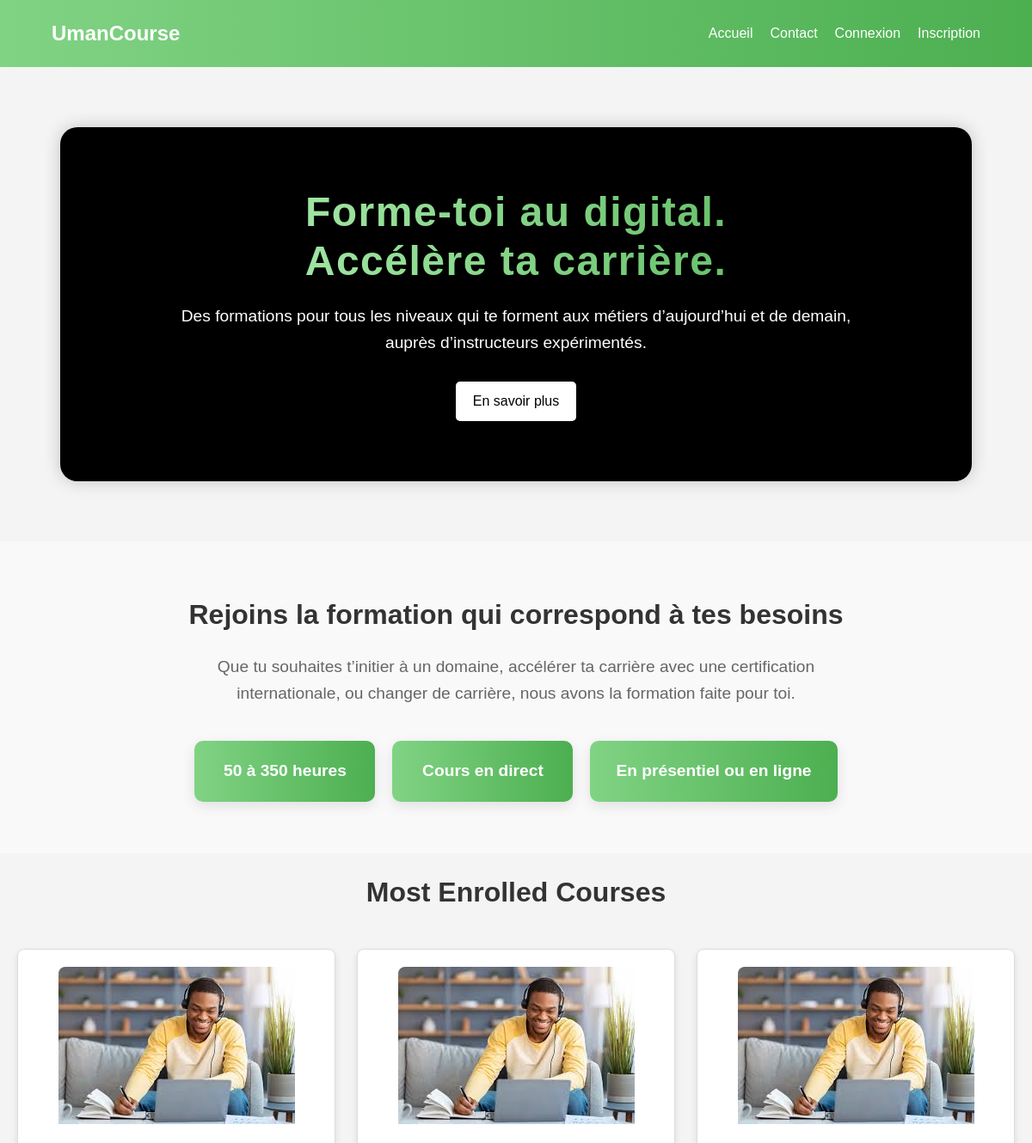
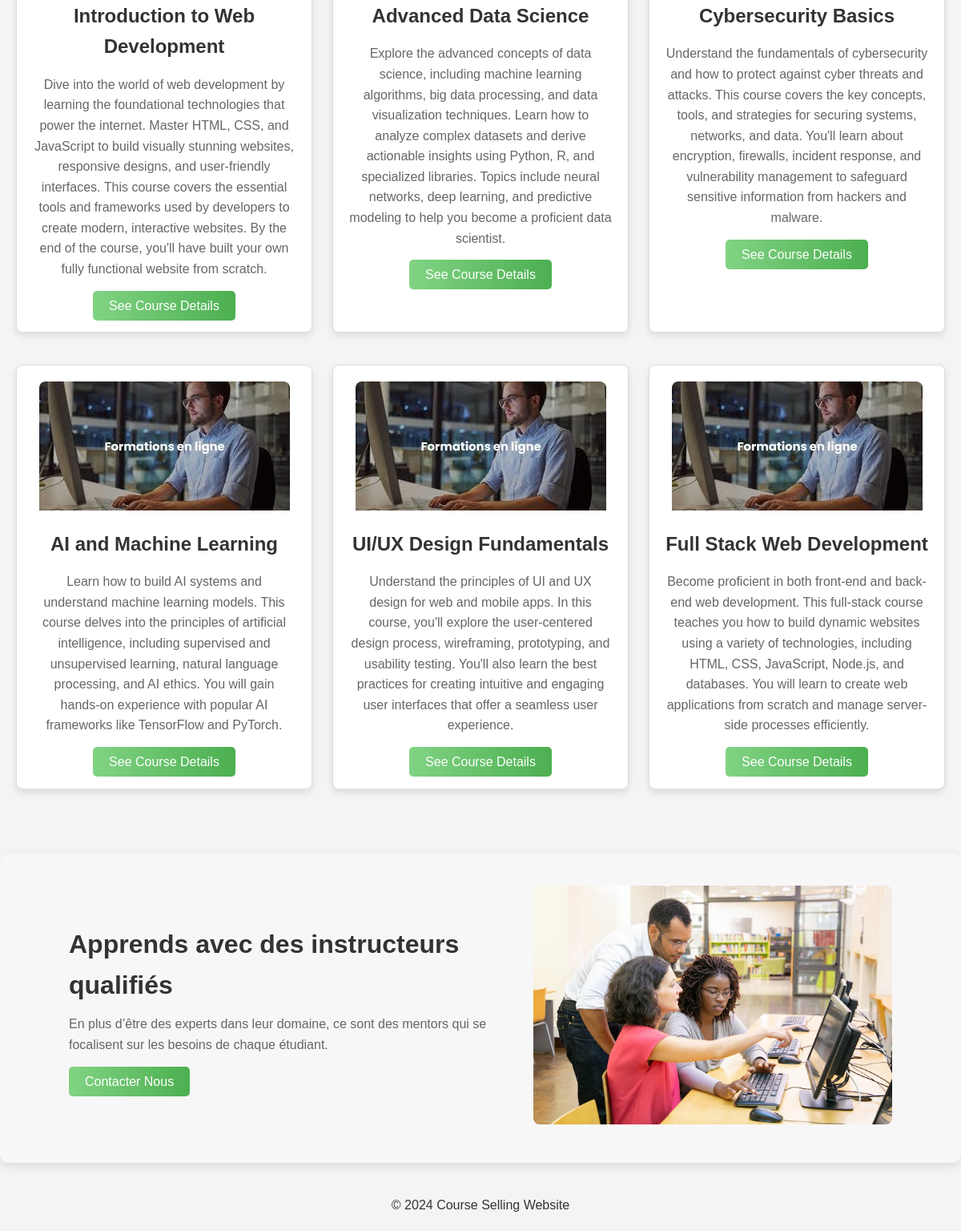
The page /public/landing.php on the database its author committed (2 pictures, top to bottom).
### tables this page shows
CREATE TABLE `courses` (
  `id` int NOT NULL,
  `course_name` varchar(255) NOT NULL,
  `course_description` text,
  `instructor_id` int DEFAULT NULL,
  `path` varchar(255) NOT NULL
);

### app/controllers/CoursesController.php (called while the page is built, shortened)
<?php
require_once '../app/models/Course.php';
class CourseController {
    private $courseModel;
    public function __construct() {
        global $conn;
        $this->courseModel = new Course($conn);
    }
    public function index() {
        $courses = $this->courseModel->getCourses();
        return $courses;
    }
}

### app/models/Course.php (called while the page is built, shortened)
<?php
class Course {
    private $conn;
    public function __construct($db) {
        $this->conn = $db;
    }
    public function getCourses() {
        $sql = "SELECT * FROM courses";
        $result = $this->conn->query($sql);
        if ($result->num_rows > 0) {
            $courses = $result->fetch_all(MYSQLI_ASSOC);
            return $courses;
        } else {
            echo "No courses found in the database.<br>";
            return [];
        }
    }
}

### public/landing.php (the view, shortened to what this page needs)
<?php include 'navbar.php'; ?>
<?php
require_once '../app/controllers/CoursesController.php';
$controller = new CourseController();
$courses=$controller->index();
?>
<!DOCTYPE html>
<html lang="en">
<head>
    <link rel="stylesheet" href="style/landing.css">
</head>
<body>
    <section class="hero">
        <div class="container">
            <h1>Forme-toi au digital. <br> Accélère ta carrière.</h1>
            <p>Des formations pour tous les niveaux qui te forment aux métiers d’aujourd’hui et de demain, <br> auprès d’instructeurs expérimentés.</p>
            <a href="#courses" class="btn">En savoir plus</a>
        </div>
    </section>
    <section class="info">
    <div class="container">
        <h2>Rejoins la formation qui correspond à tes besoins</h2>
        <p>Que tu souhaites t’initier à un domaine, accélérer ta carrière avec une certification internationale, ou changer de carrière, nous avons la formation faite pour toi.</p>
        <div class="info-highlights">
            <div class="highlight">50 à 350 heures</div>
            <div class="highlight">Cours en direct</div>
            <div class="highlight">En présentiel ou en ligne</div>
        </div>
    </div>
    </section>
    <?php
    if (isset($courses) && count($courses) > 0): ?>
    <section id="courses" class="courses-section">
        <div class="courses-container">
            <h2 class="courses-title">Most Enrolled Courses</h2>
            <div class="courses-card-wrapper">
                <?php foreach ($courses as $course): ?>
                    <div class="course-card">
                        <img src="<?php echo htmlspecialchars($course['path']); ?>" alt="<?php echo htmlspecialchars($course['course_name']); ?>" class="course-image">
                        <h3 class="course-title"><?php echo htmlspecialchars($course['course_name']); ?></h3>
                        <p class="course-description"><?php echo htmlspecialchars($course['course_description']); ?></p>
                        <a href="course_detail.php?id=<?php echo $course['id']; ?>" class="course-details-btn">See Course Details</a>
                    </div>
                <?php endforeach; ?>
            </div>
        </div>
    </section>
<?php else: ?>
    <p>No courses available at the moment.</p>
<?php endif; ?>
<div class="instructors-section">
    <div class="instructors-content">
        <h2>Apprends avec des instructeurs qualifiés</h2>
        <p>En plus d’être des experts dans leur domaine, ce sont des mentors qui se focalisent sur les besoins de chaque étudiant.</p>
        <a href="contact.php" class="contact-us-btn">Contacter Nous</a>
    </div>
    <div class="instructors-image">
        <img src="imgs/ins.avif" alt="Instructors" class="instructor-photo">
    </div>
</div>
    <footer>
        <p>&copy; 2024 Course Selling Website</p>
    </footer>
</body>
</html>

### public/navbar.php (shortened to what this page needs)
<!DOCTYPE html>
<html lang="fr">
<head>
    <link rel="stylesheet" href="style/navbar.css">
</head>
<body>
    <header>
        <nav>
            <div class="container">
                <li><a href="landing.php"> <h1>UmanCourse</h1> </a></li>
                <ul class="navbar">
                    <?php if (isset($_SESSION['role']) && $_SESSION['role'] === 'admin'): ?>
                        <li><a href="seeCourses.php">Voir les cours</a></li>
                        <li><a href="addInstructor.php">Ajouter un instructeur</a></li>
                        <li><a href="seeUsers.php">Voir tous les utilisateurs</a></li>
                    <?php else: ?>
                        <li><a href="landing.php">Accueil</a></li>
                        <li><a href="contact.php">Contact</a></li>
                    <?php endif; ?>
                    <?php if (isset($_SESSION['last_name']) && isset($_SESSION['first_name'])): ?>
                        <li>Bienvenue, <?php echo htmlspecialchars($_SESSION['first_name']) . ' ' . htmlspecialchars($_SESSION['last_name']); ?></li>
                        <li><a href="logout.php">Déconnexion</a></li>
                    <?php else: ?>
                        <li><a href="Login.php">Connexion</a></li>
                        <li><a href="signUp.php">Inscription</a></li>
                    <?php endif; ?>
                </ul>
            </div>
        </nav>
    </header>
</body>
</html>

### public/style/navbar.css (style rules this page uses)
body, h1, h2, h3, p { margin: 0; padding: 0; }
body { font-family: Arial, sans-serif; background-color: #f4f4f4; color: #333; line-height: 1.6; }
header { background: linear-gradient(to right, #81d384, #4CAF50); color: white; }
nav .container { margin-left: 40px; margin-right: 40px; display: flex; justify-content: space-between; align-items: center; padding: 10px 20px; }
.navbar { list-style: none; display: flex; }
.navbar li { margin-left: 20px; }
.navbar a { color: white; text-decoration: none; }
a { text-decoration: none; color: inherit; }
li { list-style: none; padding: 0; margin: 0; }

### public/style/landing.css (style rules this page uses)
body, h1, h2, h3, p { margin: 0; padding: 0; }
body { font-family: Arial, sans-serif; background-color: #f4f4f4; color: #333; line-height: 1.6; }
header { background: linear-gradient(to right, #81d384, #4CAF50); color: white; }
nav .container { margin-left: 40px; margin-right: 40px; display: flex; justify-content: space-between; align-items: center; padding: 10px 20px; }
.navbar { list-style: none; display: flex; }
.navbar li { margin-left: 20px; }
.navbar a { color: white; text-decoration: none; }
.courses-container { max-width: 1200px; margin: 0 auto; padding: 20px; }
.courses-title { text-align: center; margin-bottom: 40px; font-size: 2rem; color: #333; }
.courses-card-wrapper { display: flex; flex-wrap: wrap; justify-content: space-between; gap: 20px; }
.course-card { background-color: #fff; border: 1px solid #ddd; border-radius: 8px; box-shadow: 0 4px 8px rgba(0, 0, 0, 0.1); width: calc(30% - 20px); margin-bottom: 20px; padding: 20px; text-align: center; transition: transform 0.3s ease-in-out; }
.course-image { max-width: 100%; height: auto; border-radius: 8px 8px 0 0; }
.course-title { margin: 15px 0; font-size: 1.5rem; color: #333; }
.course-description { color: #666; font-size: 1rem; margin-bottom: 20px; }
.course-enroll-btn, .course-details-btn { background: linear-gradient(to right, #81d384, #4CAF50); color: white; border: none; padding: 10px 20px; margin: 5px; border-radius: 5px; cursor: pointer; font-size: 1rem; transition: background-color 0.3s ease; }
footer { text-align: center; margin: 20px 0; }
.hero { background-color: black; color: white; padding: 70px 20px; text-align: center; margin: 70px; border-radius: 20px; box-shadow: 0 0 20px rgba(0, 0, 0, 0.2); }
.hero h1 { font-size: 3rem; font-weight: bold; line-height: 1.2; margin-bottom: 20px; color: #fff; background: linear-gradient(to right, #bcf8be, #4CAF50); -webkit-background-clip: text; -webkit-text-fill-color: transparent; text-align: center; letter-spacing: 1.5px; }
.hero p { font-size: 1.2rem; margin-bottom: 30px; }
.btn { display: inline-block; padding: 10px 20px; background-color: white; color: black; border: none; border-radius: 5px; font-size: 16px; text-decoration: none; cursor: pointer; }
.info { background-color: #f9f9f9; padding: 60px 20px; text-align: center; }
.info h2 { font-size: 2rem; font-weight: bold; color: #333; margin-bottom: 20px; }
.info p { font-size: 1.2rem; color: #666; margin-bottom: 40px; max-width: 800px; margin-left: auto; margin-right: auto; }
.info-highlights { display: flex; justify-content: center; gap: 20px; }
.highlight { background: linear-gradient(to right, #81d384, #4CAF50); color: white; padding: 20px 30px; border-radius: 10px; font-size: 1.2rem; font-weight: bold; min-width: 150px; box-shadow: 0 5px 15px rgba(0, 0, 0, 0.1); }
.instructors-section { display: flex; justify-content: center; align-items: center; padding: 40px; background-color: #f7f7f7; margin: 40px auto; border-radius: 10px; box-shadow: 0 4px 12px rgba(0, 0, 0, 0.1); max-width: 1200px; }
.instructors-content { max-width: 50%; padding-right: 20px; }
.instructors-content h2 { font-size: 2rem; margin-bottom: 10px; color: #333; }
.instructors-content p { color: #666; margin-bottom: 20px; }
.contact-us-btn { background: linear-gradient(to right, #81d384, #4CAF50); color: white; border: none; padding: 10px 20px; border-radius: 5px; cursor: pointer; font-size: 1rem; transition: background-color 0.3s ease; margin-top: 10px; }
.instructors-image { max-width: 40%; }
.instructor-photo { max-width: 100%; height: auto; border-radius: 8px; }

### rows shown on the page
courses: path (picture), course_name "Introduction to Web Development", course_description "Dive into the world of web development by learning the foundational technologies that power the internet. Master HTML, CSS, and JavaScript to build visually stunning websites, responsive designs, and user-friendly interfaces. This course covers the essential tools and frameworks used by developers to create modern, interactive websites. By the end of the course, you'll have built your own fully functional website from scratch."
courses: path (picture), course_name "Advanced Data Science", course_description "Explore the advanced concepts of data science, including machine learning algorithms, big data processing, and data visualization techniques. Learn how to analyze complex datasets and derive actionable insights using Python, R, and specialized libraries. Topics include neural networks, deep learning, and predictive modeling to help you become a proficient data scientist."
courses: path (picture), course_name "Cybersecurity Basics", course_description "Understand the fundamentals of cybersecurity and how to protect against cyber threats and attacks. This course covers the key concepts, tools, and strategies for securing systems, networks, and data. You'll learn about encryption, firewalls, incident response, and vulnerability management to safeguard sensitive information from hackers and malware."
courses: path (picture), course_name "AI and Machine Learning", course_description "Learn how to build AI systems and understand machine learning models. This course delves into the principles of artificial intelligence, including supervised and unsupervised learning, natural language processing, and AI ethics. You will gain hands-on experience with popular AI frameworks like TensorFlow and PyTorch."
courses: path (picture), course_name "UI/UX Design Fundamentals", course_description "Understand the principles of UI and UX design for web and mobile apps. In this course, you'll explore the user-centered design process, wireframing, prototyping, and usability testing. You'll also learn the best practices for creating intuitive and engaging user interfaces that offer a seamless user experience."
courses: path (picture), course_name "Full Stack Web Development", course_description "Become proficient in both front-end and back-end web development. This full-stack course teaches you how to build dynamic websites using a variety of technologies, including HTML, CSS, JavaScript, Node.js, and databases. You will learn to create web applications from scratch and manage server-side processes efficiently."
